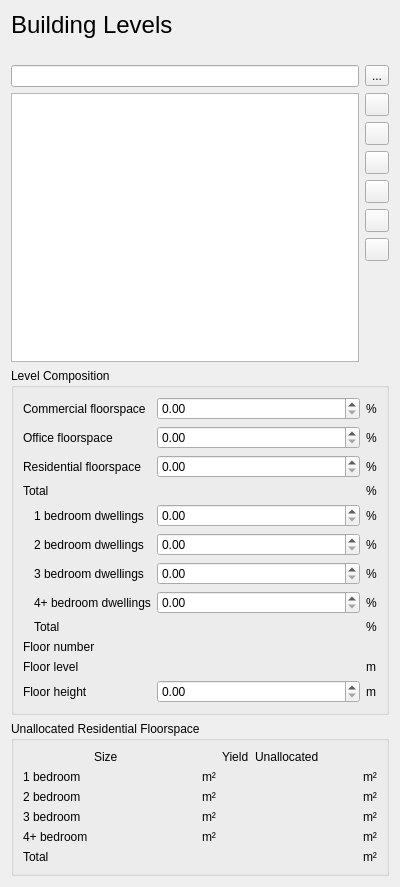
         <widget class="QWidget" name="scrollAreaWidgetContents">
          <property name="geometry">
           <rect>
            <x>0</x>
            <y>0</y>
            <width>400</width>
            <height>887</height>
           </rect>
          </property>
          <layout class="QVBoxLayout" name="verticalLayout_3">
           <item>
            <widget class="QLabel" name="label_52">
             <property name="text">
              <string>&lt;html&gt;&lt;head/&gt;&lt;body&gt;&lt;p&gt;&lt;span style=&quot; font-size:18pt;&quot;&gt;Building Levels&lt;/span&gt;&lt;/p&gt;&lt;/body&gt;&lt;/html&gt;</string>
             </property>
            </widget>
           </item>
           <item>
            <widget class="QLabel" name="label_current_development_site">
             <property name="text">
              <string/>
             </property>
            </widget>
           </item>
           <item>
            <layout class="QHBoxLayout" name="horizontalLayout_8">
             <property name="topMargin">
              <number>0</number>
             </property>
             <item>
              <widget class="QgsFilterLineEdit" name="building_levels_filter_line_edit"/>
             </item>
             <item>
              <widget class="QToolButton" name="building_levels_filter_by_bounds">
               <property name="text">
                <string>...</string>
               </property>
              </widget>
             </item>
            </layout>
           </item>
           <item>
            <layout class="QHBoxLayout" name="horizontalLayout_4">
             <item>
              <widget class="QListView" name="listWidget_building_levels"/>
             </item>
             <item>
              <layout class="QVBoxLayout" name="verticalLayout_4">
               <item>
                <widget class="QToolButton" name="toolButton_building_level_add">
                 <property name="toolTip">
                  <string>Create new building level</string>
                 </property>
                 <property name="text">
                  <string/>
                 </property>
                </widget>
               </item>
               <item>
                <widget class="QToolButton" name="toolButton_building_level_remove">
                 <property name="sizePolicy">
                  <sizepolicy hsizetype="Fixed" vsizetype="Fixed">
                   <horstretch>0</horstretch>
                   <verstretch>0</verstretch>
                  </sizepolicy>
                 </property>
                 <property name="toolTip">
                  <string>Remove selected building level</string>
                 </property>
                 <property name="text">
                  <string/>
                 </property>
                </widget>
               </item>
               <item>
                <widget class="QToolButton" name="toolButton_building_level_duplicate">
                 <property name="sizePolicy">
                  <sizepolicy hsizetype="Fixed" vsizetype="Fixed">
                   <horstretch>0</horstretch>
                   <verstretch>0</verstretch>
                  </sizepolicy>
                 </property>
                 <property name="toolTip">
                  <string>Duplicate selected building level</string>
                 </property>
                 <property name="text">
                  <string/>
                 </property>
                </widget>
               </item>
               <item>
                <widget class="QToolButton" name="toolButton_building_level_rename">
                 <property name="toolTip">
                  <string>Rename selected building level</string>
                 </property>
                 <property name="text">
                  <string/>
                 </property>
                </widget>
               </item>
               <item>
                <widget class="QToolButton" name="button_move_up">
                 <property name="toolTip">
                  <string>Move building level up</string>
                 </property>
                 <property name="text">
                  <string/>
                 </property>
                </widget>
               </item>
               <item>
                <widget class="QToolButton" name="button_move_down">
                 <property name="toolTip">
                  <string>Move building level down</string>
                 </property>
                 <property name="text">
                  <string/>
                 </property>
                </widget>
               </item>
               <item>
                <spacer name="verticalSpacer_4">
                 <property name="orientation">
                  <enum>Qt::Vertical</enum>
                 </property>
                 <property name="sizeHint" stdset="0">
                  <size>
                   <width>20</width>
                   <height>40</height>
                  </size>
                 </property>
                </spacer>
               </item>
              </layout>
             </item>
            </layout>
           </item>
           <item>
            <widget class="QGroupBox" name="collapsibleGroupBox_building_levels_development_statistics">
             <property name="title">
              <string>Level Composition</string>
             </property>
             <layout class="QGridLayout" name="gridLayout_11" columnstretch="0,1,2,0">
              <item row="4" column="1">
               <widget class="QLabel" name="label_25">
                <property name="text">
                 <string>1 bedroom dwellings</string>
                </property>
               </widget>
              </item>
              <item row="7" column="1">
               <widget class="QLabel" name="label_28">
                <property name="text">
                 <string>4+ bedroom dwellings</string>
                </property>
               </widget>
              </item>
              <item row="11" column="3">
               <widget class="QLabel" name="label_71">
                <property name="text">
                 <string>m</string>
                </property>
               </widget>
              </item>
              <item row="7" column="3">
               <widget class="QLabel" name="label_69">
                <property name="text">
                 <string>%</string>
                </property>
               </widget>
              </item>
              <item row="5" column="1">
               <widget class="QLabel" name="label_26">
                <property name="text">
                 <string>2 bedroom dwellings</string>
                </property>
               </widget>
              </item>
              <item row="1" column="0" colspan="2">
               <widget class="QLabel" name="label_23">
                <property name="text">
                 <string>Office floorspace</string>
                </property>
               </widget>
              </item>
              <item row="1" column="3">
               <widget class="QLabel" name="label_64">
                <property name="text">
                 <string>%</string>
                </property>
               </widget>
              </item>
              <item row="10" column="0" colspan="2">
               <widget class="QLabel" name="label_72">
                <property name="text">
                 <string>Floor level</string>
                </property>
               </widget>
              </item>
              <item row="11" column="2">
               <widget class="QgsDoubleSpinBox" name="level_height">
                <property name="maximum">
                 <double>100.000000000000000</double>
                </property>
               </widget>
              </item>
              <item row="7" column="2">
               <widget class="QgsDoubleSpinBox" name="percent_4_bedroom_floorspace">
                <property name="maximum">
                 <double>100.000000000000000</double>
                </property>
               </widget>
              </item>
              <item row="4" column="2">
               <widget class="QgsDoubleSpinBox" name="percent_1_bedroom_floorspace">
                <property name="maximum">
                 <double>100.000000000000000</double>
                </property>
               </widget>
              </item>
              <item row="2" column="0" colspan="2">
               <widget class="QLabel" name="label_24">
                <property name="text">
                 <string>Residential floorspace</string>
                </property>
               </widget>
              </item>
              <item row="4" column="3">
               <widget class="QLabel" name="label_66">
                <property name="text">
                 <string>%</string>
                </property>
               </widget>
              </item>
              <item row="2" column="3">
               <widget class="QLabel" name="label_65">
                <property name="text">
                 <string>%</string>
                </property>
               </widget>
              </item>
              <item row="4" column="0">
               <spacer name="horizontalSpacer">
                <property name="orientation">
                 <enum>Qt::Horizontal</enum>
                </property>
                <property name="sizeType">
                 <enum>QSizePolicy::Fixed</enum>
                </property>
                <property name="sizeHint" stdset="0">
                 <size>
                  <width>5</width>
                  <height>20</height>
                 </size>
                </property>
               </spacer>
              </item>
              <item row="6" column="1">
               <widget class="QLabel" name="label_27">
                <property name="text">
                 <string>3 bedroom dwellings</string>
                </property>
               </widget>
              </item>
              <item row="1" column="2">
               <widget class="QgsDoubleSpinBox" name="percent_office_floorspace">
                <property name="maximum">
                 <double>100.000000000000000</double>
                </property>
               </widget>
              </item>
              <item row="11" column="0" colspan="2">
               <widget class="QLabel" name="label_70">
                <property name="text">
                 <string>Floor height</string>
                </property>
               </widget>
              </item>
              <item row="10" column="2">
               <widget class="QLabel" name="base_height">
                <property name="text">
                 <string/>
                </property>
                <property name="textInteractionFlags">
                 <set>Qt::TextBrowserInteraction</set>
                </property>
               </widget>
              </item>
              <item row="5" column="3">
               <widget class="QLabel" name="label_67">
                <property name="text">
                 <string>%</string>
                </property>
               </widget>
              </item>
              <item row="10" column="3">
               <widget class="QLabel" name="label_73">
                <property name="text">
                 <string>m</string>
                </property>
               </widget>
              </item>
              <item row="2" column="2">
               <widget class="QgsDoubleSpinBox" name="percent_residential_floorspace">
                <property name="maximum">
                 <double>100.000000000000000</double>
                </property>
               </widget>
              </item>
              <item row="9" column="0" colspan="2">
               <widget class="QLabel" name="label_74">
                <property name="text">
                 <string>Floor number</string>
                </property>
               </widget>
              </item>
              <item row="0" column="3">
               <widget class="QLabel" name="label_63">
                <property name="text">
                 <string>%</string>
                </property>
               </widget>
              </item>
              <item row="6" column="2">
               <widget class="QgsDoubleSpinBox" name="percent_3_bedroom_floorspace">
                <property name="maximum">
                 <double>100.000000000000000</double>
                </property>
               </widget>
              </item>
              <item row="6" column="3">
               <widget class="QLabel" name="label_68">
                <property name="text">
                 <string>%</string>
                </property>
               </widget>
              </item>
              <item row="9" column="2">
               <widget class="QLabel" name="level_index">
                <property name="text">
                 <string/>
                </property>
                <property name="textInteractionFlags">
                 <set>Qt::TextBrowserInteraction</set>
                </property>
               </widget>
              </item>
              <item row="0" column="2">
               <widget class="QgsDoubleSpinBox" name="percent_commercial_floorspace">
                <property name="maximum">
                 <double>100.000000000000000</double>
                </property>
               </widget>
              </item>
              <item row="0" column="0" colspan="2">
               <widget class="QLabel" name="label_22">
                <property name="text">
                 <string>Commercial floorspace</string>
                </property>
               </widget>
              </item>
              <item row="5" column="2">
               <widget class="QgsDoubleSpinBox" name="percent_2_bedroom_floorspace">
                <property name="maximum">
                 <double>100.000000000000000</double>
                </property>
               </widget>
              </item>
              <item row="3" column="2">
               <widget class="QLabel" name="floorspace_sum">
                <property name="text">
                 <string/>
                </property>
               </widget>
              </item>
              <item row="3" column="0" colspan="2">
               <widget class="QLabel" name="label_51">
                <property name="text">
                 <string>Total</string>
                </property>
               </widget>
              </item>
              <item row="3" column="3">
               <widget class="QLabel" name="label_76">
                <property name="text">
                 <string>%</string>
                </property>
               </widget>
              </item>
              <item row="8" column="1">
               <widget class="QLabel" name="label_86">
                <property name="text">
                 <string>Total</string>
                </property>
               </widget>
              </item>
              <item row="8" column="2">
               <widget class="QLabel" name="residential_sum">
                <property name="text">
                 <string/>
                </property>
               </widget>
              </item>
              <item row="8" column="3">
               <widget class="QLabel" name="label_87">
                <property name="text">
                 <string>%</string>
                </property>
               </widget>
              </item>
             </layout>
            </widget>
           </item>
           <item>
            <widget class="QGroupBox" name="groupBox_2">
             <property name="title">
              <string>Unallocated Residential Floorspace</string>
             </property>
             <layout class="QGridLayout" name="gridLayout_10" columnstretch="0,1,0,0,1,0">
              <item row="4" column="2">
               <widget class="QLabel" name="label_94">
                <property name="text">
                 <string>m²</string>
                </property>
               </widget>
              </item>
              <item row="3" column="2">
               <widget class="QLabel" name="label_93">
                <property name="text">
                 <string>m²</string>
                </property>
               </widget>
              </item>
              <item row="4" column="0">
               <widget class="QLabel" name="label_4bed_dwellings">
                <property name="text">
                 <string>4+ bedroom</string>
                </property>
               </widget>
              </item>
              <item row="0" column="1">
               <widget class="QLabel" name="label_88">
                <property name="text">
                 <string>Size</string>
                </property>
               </widget>
              </item>
              <item row="2" column="2">
               <widget class="QLabel" name="label_92">
                <property name="text">
                 <string>m²</string>
                </property>
               </widget>
              </item>
              <item row="0" column="3">
               <widget class="QLabel" name="label_89">
                <property name="text">
                 <string>Yield</string>
                </property>
               </widget>
              </item>
              <item row="1" column="4">
               <widget class="QLabel" name="label_1bed_unallocated">
                <property name="text">
                 <string/>
                </property>
                <property name="textInteractionFlags">
                 <set>Qt::TextBrowserInteraction</set>
                </property>
               </widget>
              </item>
              <item row="3" column="0">
               <widget class="QLabel" name="label_3bed_dwellings">
                <property name="text">
                 <string>3 bedroom</string>
                </property>
               </widget>
              </item>
              <item row="2" column="0">
               <widget class="QLabel" name="label_2bed_dwellings">
                <property name="text">
                 <string>2 bedroom</string>
                </property>
               </widget>
              </item>
              <item row="0" column="4">
               <widget class="QLabel" name="label_90">
                <property name="text">
                 <string>Unallocated</string>
                </property>
               </widget>
              </item>
              <item row="5" column="0">
               <widget class="QLabel" name="label_95">
                <property name="text">
                 <string>Total</string>
                </property>
               </widget>
              </item>
              <item row="1" column="2">
               <widget class="QLabel" name="label_91">
                <property name="text">
                 <string>m²</string>
                </property>
               </widget>
              </item>
              <item row="1" column="0">
               <widget class="QLabel" name="label_1bed_dwellings">
                <property name="text">
                 <string>1 bedroom</string>
                </property>
               </widget>
              </item>
              <item row="3" column="4">
               <widget class="QLabel" name="label_3bed_unallocated">
                <property name="text">
                 <string/>
                </property>
                <property name="textInteractionFlags">
                 <set>Qt::TextBrowserInteraction</set>
                </property>
               </widget>
              </item>
              <item row="2" column="4">
               <widget class="QLabel" name="label_2bed_unallocated">
                <property name="text">
                 <string/>
                </property>
                <property name="textInteractionFlags">
                 <set>Qt::TextBrowserInteraction</set>
                </property>
               </widget>
              </item>
              <item row="4" column="4">
               <widget class="QLabel" name="label_4bed_unallocated">
                <property name="text">
                 <string/>
                </property>
                <property name="textInteractionFlags">
                 <set>Qt::TextBrowserInteraction</set>
                </property>
               </widget>
              </item>
              <item row="1" column="5">
               <widget class="QLabel" name="label_97">
                <property name="text">
                 <string>m²</string>
                </property>
               </widget>
              </item>
              <item row="2" column="5">
               <widget class="QLabel" name="label_98">
                <property name="text">
                 <string>m²</string>
                </property>
               </widget>
              </item>
              <item row="3" column="5">
               <widget class="QLabel" name="label_99">
                <property name="text">
                 <string>m²</string>
                </property>
               </widget>
              </item>
              <item row="4" column="5">
               <widget class="QLabel" name="label_100">
                <property name="text">
                 <string>m²</string>
                </property>
               </widget>
              </item>
              <item row="5" column="5">
               <widget class="QLabel" name="label_96">
                <property name="text">
                 <string>m²</string>
                </property>
               </widget>
              </item>
              <item row="5" column="4">
               <widget class="QLabel" name="label_residential_unallocated">
                <property name="text">
                 <string/>
                </property>
                <property name="textInteractionFlags">
                 <set>Qt::TextBrowserInteraction</set>
                </property>
               </widget>
              </item>
              <item row="1" column="3">
               <widget class="QLabel" name="label_1bed_yield">
                <property name="text">
                 <string/>
                </property>
                <property name="textInteractionFlags">
                 <set>Qt::TextBrowserInteraction</set>
                </property>
               </widget>
              </item>
              <item row="2" column="3">
               <widget class="QLabel" name="label_2bed_yield">
                <property name="text">
                 <string/>
                </property>
                <property name="textInteractionFlags">
                 <set>Qt::TextBrowserInteraction</set>
                </property>
               </widget>
              </item>
              <item row="3" column="3">
               <widget class="QLabel" name="label_3bed_yield">
                <property name="text">
                 <string/>
                </property>
                <property name="textInteractionFlags">
                 <set>Qt::TextBrowserInteraction</set>
                </property>
               </widget>
              </item>
              <item row="4" column="3">
               <widget class="QLabel" name="label_4bed_yield">
                <property name="text">
                 <string/>
                </property>
                <property name="textInteractionFlags">
                 <set>Qt::TextBrowserInteraction</set>
                </property>
               </widget>
              </item>
              <item row="5" column="3">
               <widget class="QLabel" name="label_residential_yield">
                <property name="text">
                 <string/>
                </property>
                <property name="textInteractionFlags">
                 <set>Qt::TextBrowserInteraction</set>
                </property>
               </widget>
              </item>
              <item row="1" column="1">
               <widget class="QLabel" name="label_1bed_size">
                <property name="text">
                 <string/>
                </property>
                <property name="textInteractionFlags">
                 <set>Qt::TextBrowserInteraction</set>
                </property>
               </widget>
              </item>
              <item row="2" column="1">
               <widget class="QLabel" name="label_2bed_size">
                <property name="text">
                 <string/>
                </property>
                <property name="textInteractionFlags">
                 <set>Qt::TextBrowserInteraction</set>
                </property>
               </widget>
              </item>
              <item row="3" column="1">
               <widget class="QLabel" name="label_3bed_size">
                <property name="text">
                 <string/>
                </property>
                <property name="textInteractionFlags">
                 <set>Qt::TextBrowserInteraction</set>
                </property>
               </widget>
              </item>
              <item row="4" column="1">
               <widget class="QLabel" name="label_4bed_size">
                <property name="text">
                 <string/>
                </property>
                <property name="textInteractionFlags">
                 <set>Qt::TextBrowserInteraction</set>
                </property>
               </widget>
              </item>
             </layout>
            </widget>
           </item>
          </layout>
         </widget>
